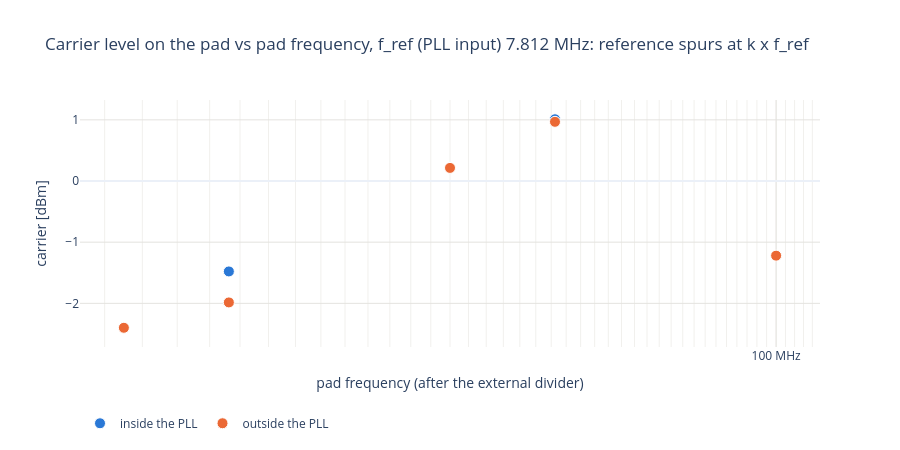

Here is the notebook cell this chart was saved with:
### Code cell
# Carrier level on the pad vs pad frequency: how well the pad drives each frequency. Colour = path.
fig = go.Figure()
for path, d in divs[divs["carrier_dbm"].notna()].groupby("path"):
    fig.add_scatter(x=d["f_out"] / 1e6, y=d["carrier_dbm"], mode="markers", name=path,
                    marker=dict(size=11, color=PATH_COLORS[path], line=dict(color="white", width=1)),
                    customdata=np.c_[d["divider"], d["total_div"], d["f_pll_out"] / 1e6],
                    hovertemplate=("%{customdata[0]} (/%{customdata[1]}): pad %{x:g} MHz, %{y:.1f} dBm "
                                   "(PLL output %{customdata[2]} MHz)<extra></extra>"))
fig.update_layout(title=f"Carrier level on the pad vs pad frequency, {REF_TXT}", template="plotly_white", height=450,
                  legend=dict(orientation="h", y=-0.25))
fig.update_xaxes(title="pad frequency (after the external divider)", gridcolor=GRID, **FREQ_AXIS)
fig.update_yaxes(title="carrier [dBm]", gridcolor=GRID)
save(fig, "carrier_vs_f_out")

### Figure 1 — Plotly figure (JSON) as saved in the notebook; plotly's stock layout.template omitted (floating-point values rounded to 4 significant figures)
{"data": [{"customdata": [["int /16", 16, 62.5], ["int /32", 32, 31.25]], "hovertemplate": "%{customdata[0]} (/%{customdata[1]}): pad %{x:g} MHz, %{y:.1f} dBm (PLL output %{customdata[2]} MHz)<extra></extra>", "marker": {"color": "#2a78d6", "line": {"color": "white", "width": 1}, "size": 11}, "mode": "markers", "name": "inside the PLL", "type": "scatter", "x": [62.5, 31.25], "y": [1.01, -1.478]}, {"customdata": [["ext /1 x /10", 10, 1000], ["ext /2 x /8", 16, 500], ["ext /1 x /20", 20, 1000], ["ext /4 x /8", 32, 250], ["ext /4 x /10", 40, 250]], "hovertemplate": "%{customdata[0]} (/%{customdata[1]}): pad %{x:g} MHz, %{y:.1f} dBm (PLL output %{customdata[2]} MHz)<extra></extra>", "marker": {"color": "#eb6834", "line": {"color": "white", "width": 1}, "size": 11}, "mode": "markers", "name": "outside the PLL", "type": "scatter", "x": [100.0, 62.5, 50.0, 31.25, 25.0], "y": [-1.22, 0.9677, 0.214, -1.985, -2.399]}], "layout": {"height": 450, "legend": {"orientation": "h", "y": -0.25}, "title": {"text": "Carrier level on the pad vs pad frequency, f_ref (PLL input) 7.812 MHz: reference spurs at k x f_ref"}, "xaxis": {"gridcolor": "#e4e3df", "minor": {"gridcolor": "#f1f0ed", "showgrid": true}, "ticktext": ["1 MHz", "10 MHz", "100 MHz", "1 GHz"], "tickvals": [1, 10, 100, 1000], "title": {"text": "pad frequency (after the external divider)"}, "type": "log"}, "yaxis": {"gridcolor": "#e4e3df", "title": {"text": "carrier [dBm]"}}}}
